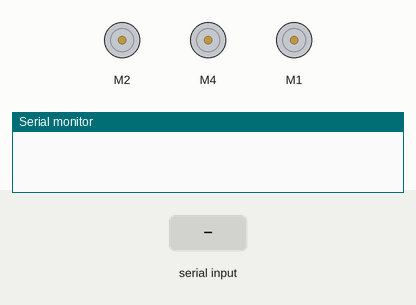
The sketch below on a simulated Arduino Uno, built with avr-gcc and run on an emulated ATmega328P. Parts: 3 × DC motor (green arrow = forward, orange = backward, longer = faster), the last lines printed to the serial monitor. The test bench sets the inputs (shaded band).

Above: at 1.2 s.
1.3 s: "0" received over Serial
2.8 s: "1" received over Serial
At 3.6 s:
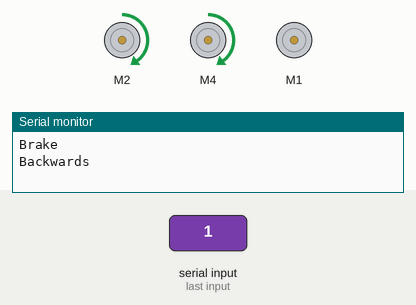
4.3 s: "2" received over Serial
At 4.8 s:
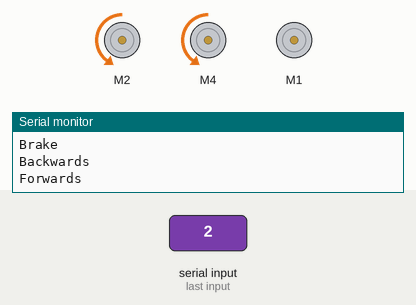
5.8 s: "3" received over Serial
At 7.0 s:
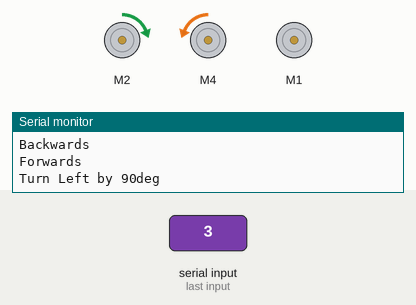
7.3 s: "4" received over Serial
At 7.8 s:
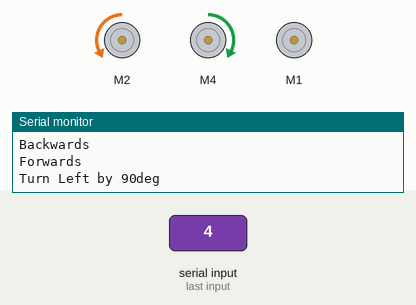
9.5 s: "5" received over Serial
At 9.59 s:
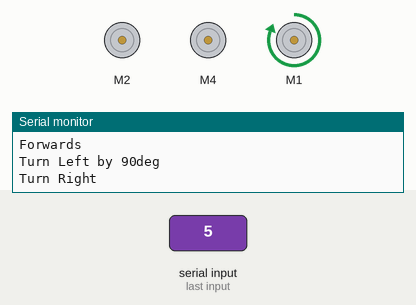
Timing chart, 0 to 12.1 s (numbered marks = the images above; inputs shaded):
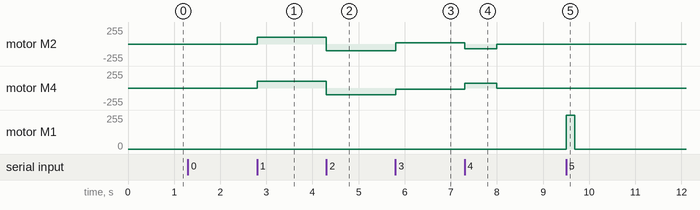

Measured:
- after the input at 2.8 s, motor M2, motor M4: stopped → forward 100/255 at once
- after the input at 4.3 s, motor M2, motor M4: forward 100/255 → backward 100/255 at once
- after the input at 5.8 s, motor M2: backward 100/255 → forward 20/255 at once; motor M4: backward 100/255 → backward 20/255 at once
- after the input at 7.3 s, motor M2: forward 20/255 → backward 70/255 at once, → stopped 0.70 s later; motor M4: backward 20/255 → forward 70/255 at once, → stopped 0.70 s later
- after the input at 9.5 s, motor M1: stopped → forward 255/255 at once, → stopped 0.19 s later

The sketch:

DCmotors.ino
```cpp
/*Controlling DC motors with Ardudroid App via bluetooth HC05 Connector
 * written by Julien Brillon @ McGill University, Mechanical Engineering
 * Mech 292 - Robot/golf ball mechanism
 */
#include <Wire.h>
#include <Adafruit_MotorShield.h>
#include "utility/Adafruit_PWMServoDriver.h"

Adafruit_MotorShield AFMS = Adafruit_MotorShield();

Adafruit_DCMotor *Arm = AFMS.getMotor(1); // for connection M1 - MECHANISM / ARM
Adafruit_DCMotor *Motor1 = AFMS.getMotor(2);  //for connection M2 - LEFT MOTOR
Adafruit_DCMotor *Motor2 = AFMS.getMotor(4);   // for connection M4 - RIGHT MOTOR

int state = 0;

void setup() {
  AFMS.begin();
  Serial.begin(9600);
}

void loop() {
  while (Serial.available()>0){
    state = Serial.read();

  // 0 = Brake / Stop all motors
  if (state == '0') {
    Motor1->setSpeed(0);
    Motor2->setSpeed(0);
    Arm->setSpeed(0);
    Motor1->run(BRAKE);
    Motor2->run(BRAKE);
    Arm->run(BRAKE);

    Serial.println("Brake");
  }

  // 1 = Backwards
  else if (state == '1'){
    Motor1->setSpeed(100);
    Motor2->setSpeed(100);
    Motor1->run(FORWARD);
    Motor2->run(FORWARD);

    Serial.println("Backwards");
  }

  // 2 = Forwards
  else if (state == '2'){
    Motor1->setSpeed(100);
    Motor2->setSpeed(100);
    Motor1->run(BACKWARD);
    Motor2->run(BACKWARD);

    Serial.println("Forwards");
  }

  // 3 = Turn Left
  else if (state == '3'){
    Motor1->setSpeed(20); //Set 100 to turn slow
    Motor2->setSpeed(20);
    Motor1->run(FORWARD);
    Motor2->run(BACKWARD);

    Serial.println("Turn Left by 90deg");
  }

  // 4 = Turn Right
  else if (state == '4'){
    Motor1->setSpeed(70); //Set 50 to turn slow
    Motor2->setSpeed(70);
    Motor1->run(BACKWARD);
    Motor2->run(FORWARD);
    delay(700);        // waits for a second
    Motor1->setSpeed(0);
    Motor2->setSpeed(0);
    Arm->setSpeed(0);
    Motor1->run(BRAKE);
    Motor2->run(BRAKE);
    Arm->run(BRAKE);

    Serial.println("Turn Right");
  }

  // 5 = Mechanism UP
  else if (state == '5'){
    Motor1->setSpeed(0);
    Motor2->setSpeed(0);
    Arm->setSpeed(255);
    Motor1->run(BRAKE);
    Motor2->run(BRAKE);
    Arm->run(FORWARD);
    delay(190);        // waits for a second
    Motor1->setSpeed(0);
    Motor2->setSpeed(0);
    Arm->setSpeed(0);
    Motor1->run(BRAKE);
    Motor2->run(BRAKE);
    Arm->run(BRAKE);

    Serial.println("Arm Down");
  }

  // 6 = Mechanism DOWN
  else if (state == '6'){
    Motor1->setSpeed(0);
    Motor2->setSpeed(0);
    Arm->setSpeed(170);
    Motor1->run(BRAKE);
    Motor2->run(BRAKE);
    Arm->run(BACKWARD);
    delay(150);        //waits for a second
    Motor1->setSpeed(0);
    Motor2->setSpeed(0);
    Arm->setSpeed(0);
    Motor1->run(BRAKE);
    Motor2->run(BRAKE);
    Arm->run(BRAKE);

    Serial.println("Arm Up");
  }

  // 7 = Slow Backwards for pickup/dropping ball
  else if (state == '7'){
    Motor1->setSpeed(35);
    Motor2->setSpeed(35);
    Motor1->run(FORWARD);
    Motor2->run(FORWARD);
    /*delay(300);        //waits for a second
    Motor1->setSpeed(0);
    Motor2->setSpeed(0);
    Arm->setSpeed(0);
    Motor1->run(BRAKE);
    Motor2->run(BRAKE);
    Arm->run(BRAKE);*/

    Serial.println("Slow");
  }

  // 8 = MAX SPEED - Forwards
  else if (state == '8'){
    Motor1->setSpeed(255); //255 = max speed
    Motor2->setSpeed(255);
    Arm->setSpeed(255);
    Motor1->run(BACKWARD);
    Motor2->run(BACKWARD);
    Arm->run(FORWARD);

    Serial.println("Max Speed");
  }

  else if (state == '9'){
    Motor1->setSpeed(20); //Set 100 to turn slow
    Motor2->setSpeed(20);
    Motor1->run(BACKWARD);
    Motor2->run(FORWARD);

    Serial.println("Turn Left");
  }

  }

}
```
